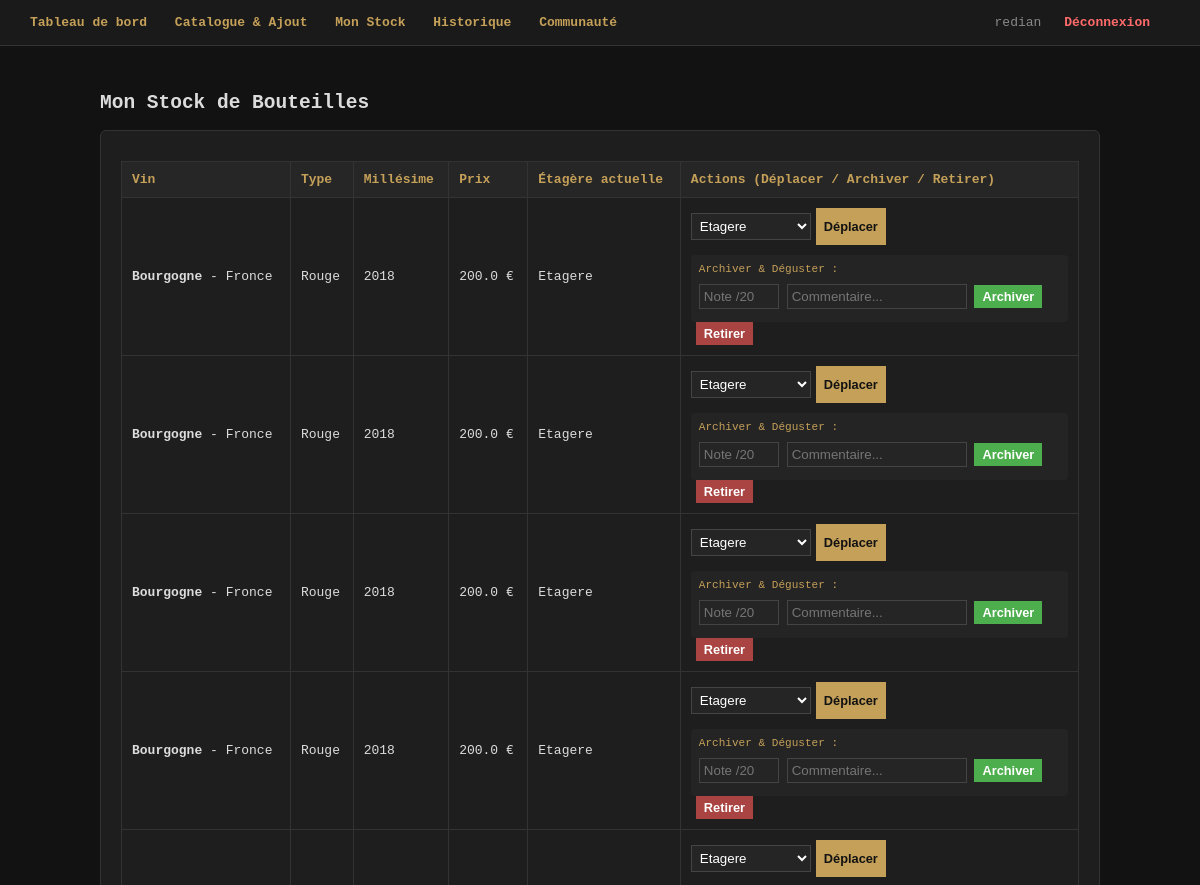
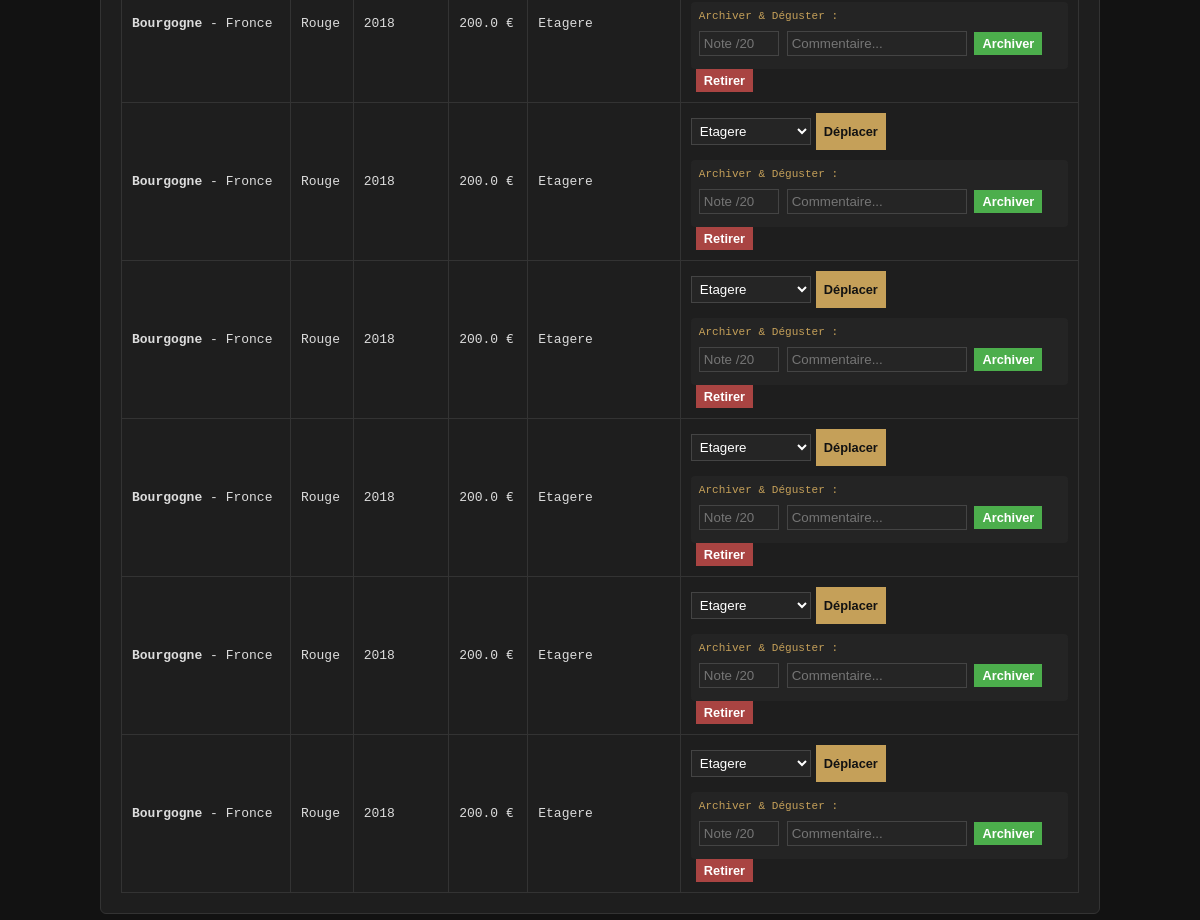
/stock (signed in), run on the app's committed database (2 pictures, top to bottom).
### tables this page shows
CREATE TABLE bouteille (
                id INTEGER PRIMARY KEY AUTOINCREMENT,
                vin_id INTEGER NOT NULL,
                etagere_id INTEGER NOT NULL,
                prix_achat REAL NOT NULL,
                date_ajout TEXT NOT NULL,
                statut TEXT NOT NULL, -- 'stock' ou 'archive'
                FOREIGN KEY(vin_id) REFERENCES vin_ref(id),
                FOREIGN KEY(etagere_id) REFERENCES etagere(id)
            );

CREATE TABLE vin_ref (
                id INTEGER PRIMARY KEY AUTOINCREMENT,
                domaine TEXT NOT NULL,
                nom TEXT NOT NULL,
                type TEXT NOT NULL,
                millesime INTEGER NOT NULL,
                region TEXT NOT NULL,
                description TEXT
            );

CREATE TABLE etagere (
                id INTEGER PRIMARY KEY AUTOINCREMENT,
                nom TEXT NOT NULL,
                capacite INTEGER NOT NULL,
                cave_id INTEGER NOT NULL,
                FOREIGN KEY(cave_id) REFERENCES cave(id)
            );

### app.py (the view)
@app.route('/stock')
def stock():
    if 'user_id' not in session:
        return redirect(url_for('index'))
    conn = get_db()
    cursor = conn.cursor()
    cursor.execute("SELECT id FROM cave WHERE utilisateur_id = ?", (session['user_id'],))
    cave = cursor.fetchone()
    bouteilles = []
    etageres = []
    if cave:
        cursor.execute("SELECT * FROM etagere WHERE cave_id = ?", (cave['id'],))
        etageres = cursor.fetchall()
        cursor.execute("""
            SELECT b.id, v.domaine, v.nom, v.type, v.millesime, v.region, b.prix_achat, b.date_ajout, e.nom as etagere_nom, e.id as etagere_id
            FROM bouteille b
            JOIN vin_ref v ON b.vin_id = v.id
            JOIN etagere e ON b.etagere_id = e.id
            WHERE e.cave_id = ? AND b.statut = 'stock'
        """, (cave['id'],))
        bouteilles = cursor.fetchall()
    conn.close()
    return render_template('stock.html', bouteilles=bouteilles, etageres=etageres)

### app.py (called while the page is built)
def get_db(): # Récupération de la base de donnée
    conn = sqlite3.connect(DB_NAME)
    conn.row_factory = sqlite3.Row
    return conn

### templates/stock.html
{% extends "base.html" %}
{% block content %}
<h2>Mon Stock de Bouteilles</h2>
<div class="card">
    <table>
        <tr>
            <th>Vin</th><th>Type</th><th>Millésime</th><th>Prix</th><th>Étagère actuelle</th><th>Actions (Déplacer / Archiver / Retirer)</th>
        </tr>
        {% for b in bouteilles %}
        <tr>
            <td><strong>{{ b.domaine }}</strong> - {{ b.nom }}</td>
            <td>{{ b.type }}</td>
            <td>{{ b.millesime }}</td>
            <td>{{ b.prix_achat }} €</td>
            <td>{{ b.etagere_nom }}</td>
            <td>
                <form method="POST" action="/bouteille/deplacer/{{ b.id }}" style="display:inline-flex; gap:5px; margin-bottom:5px;">
                    <select name="nouvelle_etagere_id" style="padding:4px; width:120px;" required>
                        {% for etag in etageres %}
                        <option value="{{ etag.id }}" {% if etag.id == b.etagere_id %}selected{% endif %}>{{ etag.nom }}</option>
                        {% endfor %}
                    </select>
                    <button type="submit" style="padding:4px 8px; font-size:0.8em;">Déplacer</button>
                </form>
                <form method="POST" action="/bouteille/archiver/{{ b.id }}" style="margin-top:5px; background:#242424; padding:8px; border-radius:4px;">
                    <div style="font-size:0.85em; color:#c5a059; margin-bottom:4px;">Archiver & Déguster :</div>
                    <input type="number" name="note" placeholder="Note /20" min="0" max="20" required style="width:80px; display:inline-block; padding:4px;">
                    <input type="text" name="commentaire" placeholder="Commentaire..." style="width:180px; display:inline-block; padding:4px;">
                    <button type="submit" style="padding:4px 8px; font-size:0.8em; background:#4cae4c; color:#fff;">Archiver</button>
                </form>
                <form method="POST" action="/bouteille/retirer/{{ b.id }}" onsubmit="return confirm('Retirer définitivement cette bouteille sans l\'archiver ?');" style="display:inline; margin-left:5px;">
                    <button type="submit" class="btn-danger" style="padding:4px 8px; font-size:0.8em;">Retirer</button>
                </form>
            </td>
        </tr>
        {% else %}
        <tr><td colspan="6" style="text-align:center; color:#777;">Aucune bouteille active en stock.</td></tr>
        {% endfor %}
    </table>
</div>
{% endblock %}

### templates/base.html (style rules this page uses)
body { background-color: #121212; color: #dcdcdc; font-family: monospace; margin: 0; padding: 0; }
.card { background: #1e1e1e; border: 1px solid #333; padding: 20px; border-radius: 6px; margin-bottom: 20px; }
table { width: 100%; border-collapse: collapse; margin-top: 10px; }
th, td { border: 1px solid #333; padding: 10px; text-align: left; }
th { background: #262626; color: #c5a059; }
input, select, textarea { background: #252525; border: 1px solid #444; color: #fff; padding: 8px; margin: 5px 0; width: 100%; box-sizing: border-box; }
button { background: #c5a059; color: #121212; border: none; padding: 8px 15px; font-weight: bold; cursor: pointer; }
.btn-danger { background: #a94442; color: #fff; }

### data on the page
bouteille: domaine "Bourgogne", nom "Fronce", type "Rouge", millesime "2018", prix_achat "200.0", etagere_nom "Etagere"
bouteille: domaine "Bourgogne", nom "Fronce", type "Rouge", millesime "2018", prix_achat "200.0", etagere_nom "Etagere"
bouteille: domaine "Bourgogne", nom "Fronce", type "Rouge", millesime "2018", prix_achat "200.0", etagere_nom "Etagere"
bouteille: domaine "Bourgogne", nom "Fronce", type "Rouge", millesime "2018", prix_achat "200.0", etagere_nom "Etagere"
bouteille: domaine "Bourgogne", nom "Fronce", type "Rouge", millesime "2018", prix_achat "200.0", etagere_nom "Etagere"
bouteille: domaine "Bourgogne", nom "Fronce", type "Rouge", millesime "2018", prix_achat "200.0", etagere_nom "Etagere"
bouteille: domaine "Bourgogne", nom "Fronce", type "Rouge", millesime "2018", prix_achat "200.0", etagere_nom "Etagere"
bouteille: domaine "Bourgogne", nom "Fronce", type "Rouge", millesime "2018", prix_achat "200.0", etagere_nom "Etagere"
bouteille: domaine "Bourgogne", nom "Fronce", type "Rouge", millesime "2018", prix_achat "200.0", etagere_nom "Etagere"
bouteille: domaine "Bourgogne", nom "Fronce", type "Rouge", millesime "2018", prix_achat "200.0", etagere_nom "Etagere"

### other printed values
{{ session['username'] }} "redian"
form field nouvelle_etagere_id "Etagere"
